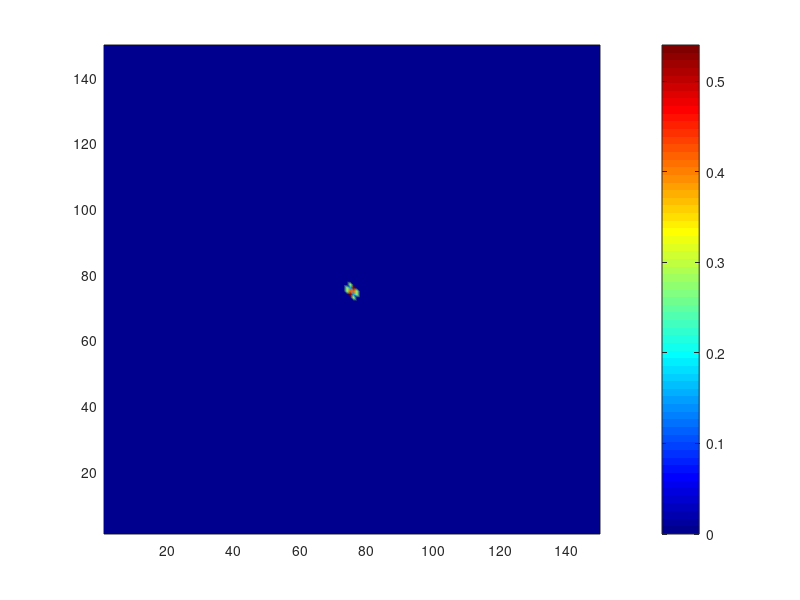

Source code (MATLAB): (Note: this script raises an error after producing the figure.)
%%%%%%%%%%%%%%%%%%%%%%%%%%%%%%%%%%%%%%%%%%%%%%%%%%%%%%%%%%%%%%%%%%%
% We attempt to simulate u_t = u_xx + e^2*u_yy + mu(x)f(u) using finite
% difference approximations.
%
% Solve: u_t = u_{xx} + epsilon^2*u_{yy} + mu(x)f(u)
% Approximation:
% u(t_i + t_delta, x) = u(t_i, x) + t_delta / h^2 [ \sum u(t_i, x + h_e) - 2nu(t_i, x) ]
%                       + t_delta * u(1-u)
%
% NOTES:
%       1. To animate, you may have to increase your JVM heap size
%          by going to Preferences > General > Java Heap Memory
%%%%%%%%%%%%%%%%%%%%%%%%%%%%%%%%%%%%%%%%%%%%%%%%%%%%%%%%%%%%%%%%%%%

clc; close all; clear;

% -----------------------------------------------------------------

COMPACT_SUPPORT = 0;
WEDGE           = 1;

MU_UNIFORM      = 0;
MU_PERIODIC     = 1;
MU_CUSTOM       = 2;

INITIAL_DATA_TYPE = COMPACT_SUPPORT;        % set to the type of initial condition
                                            % we want to simulate
MU_TYPE = MU_UNIFORM;

%%%%%%%%%%%%%%%%%%%%%%%%%%%%%%%%%%%%%%%%%%%%%%%%%%%%%%%%%%%%%%%%%%%
% Initialize parameters
%%%%%%%%%%%%%%%%%%%%%%%%%%%%%%%%%%%%%%%%%%%%%%%%%%%%%%%%%%%%%%%%%%%


% Simulation size parameters
d = 2;                  % working in R^2
n = 150;                % simulation grid size
h = 1;                  % mesh width

% We want t_delta \approx h^2 where n is the mesh size. This cancels out
% some ugly constant factors in the update equation.
t_delta = h^2;          % time increment
time = 120;              % number of steps to simulate. time * t_delta is the total "unit time"
f = zeros(n / h);       % growth rate
epsilon = 1;
gamma = 0.3;            % dampen the gradient

% Parameters for compactly supported initial condition.
v0 = 9E-1;              % some small nonzero intial value

% Parameters for wedge initial condition direction.
p = [100 100];                % specify the base point of our wedge
v = [1 1];                    % specify the vector which determines wedge direction
theta = 2*pi / 5;              % angle within which you want to set up the wedge

                              % expression for ``f`` in terms of u(I, J)
f_expr = '(mu(I, J) .* (u(I,J) .* (1 - u(I,J)) .* (u(I,J) - 1/4)))';
%f_expr = 'mu(I, J) .* (u(I, J) .* (1 - u(I, J)))';

mu_expr = '';                 % expression for the (i, j)th entry of mu
if MU_TYPE == MU_UNIFORM      % offer some sensible defaults for mu
  mu_expr = '1';
elseif MU_TYPE == MU_PERIODIC
  mu_expr = '1 + sin ( (pi / 4) * (i + j))';
elseif MU_TYPE == MU_CUSTOM
  mu_expr = 'TYPE_CUSTOM_EXPRESSION_HERE'
end

% Animation parameters
output_folder = 'output/';    % folder where animations are placed
rde_type      = 'bsn';
                              % type of RDE we are modeling, determiend by mu and f

%%%%%%%%%%%%%%%%%%%%%%%%%%%%%%%%%%%%%%%%%%%%%%%%%%%%%%%%%%%%%%%%%%%
% Initial conditions
%%%%%%%%%%%%%%%%%%%%%%%%%%%%%%%%%%%%%%%%%%%%%%%%%%%%%%%%%%%%%%%%%%%

N = n / h;              % mesh size
u = zeros(N);           % the matrix ``u`` will hold our simulated values for the solution
grad = 0 * u;           % we'll store the neighbor_average in this term
                        % TODO(ansh): rename to ``neighbors``
filename = '';

% Nonzero on a centered square.
if INITIAL_DATA_TYPE == COMPACT_SUPPORT
  filename = strcat(output_folder, sprintf('%s_compact_support_epsilon_%0.2f_v0_%.2f.gif',...
                                            rde_type, epsilon, v0));
  u(N/2, N/2) = v0; u(N/2 + 1, N/2) = v0; u(N/2, N/2 + 1) = v0; u(N/2 - 1, N/2 + 1) = v0;
end

if INITIAL_DATA_TYPE == WEDGE
  filename = strcat(output_folder, sprintf('%s_epsilon_%.2f_v_%d_%d_theta_%.2f_p_%d_%d.gif',...
                                            rde_type, v(1), v(2), theta, p(1), p(2)));
  tolerance = cos(theta);       % sepcify the degree around the vector which we want nonzero
  for i = -N:1:N
    for j = -N:1:N
      cos_ = ([i j] * v') / (norm([i j]) * norm(v));
      if tolerance <= cos_ && cos_ <= 1                   % make sure our [i j] are within the wedge
        i_p = i + p(1);
        j_p = j + p(2);
        if 1 <= i_p && i_p <= N && 1 <= j_p && j_p <= N
          u(i + p(1),j + p(2)) = v0;
        end
      end
    end
  end
end

%%%%%%%%%%%%%%%%%%%%%%%%%%%%%%%%%%%%%%%%%%%%%%%%%%%%%%%%%%%%%%%%%%%
% Run simulation
%%%%%%%%%%%%%%%%%%%%%%%%%%%%%%%%%%%%%%%%%%%%%%%%%%%%%%%%%%%%%%%%%%%

% Indices using which we can represent the "inner" terms of the matrix
I = 2:N-1; J = 2:N-1;

% TODO(ansh): add comment about how to control mu
mu = zeros(N);
for i = 1:N
  for j = 1:N
    mu(i, j) = eval(mu_expr);
  end
end

for step=1:time
  grad(I, J) = u(I, J - 1) + u(I, J + 1) + epsilon^2*u(I - 1, J) + epsilon^2*u(I + 1, J);
  u(I, J) = u(I, J) + gamma * (t_delta / h^2) * (grad(I, J) - 2*(epsilon^2 + 1)*u(I, J)) + t_delta*eval(f_expr);
  u(1, :) = u(2, :); u(N, :) = u(N-1, :); u(:, 1) = u(:, 2); u(:, N) = u(:, N-1);

  % normalize so that no value in the solution goes beyond 1
  for i = 1:N
    for j = 1:N
      if u(i, j) > 1
        u(i, j) = 1;
      end
    end
  end

  pcolor(u); shading interp;
  colorbar; colormap jet;
  drawnow;

  % Append the current frame to the animation
  frame = getframe(1);
  im = frame2im(frame);
  [A, map] = rgb2ind(im, 256);
  if step == 1
    imwrite(A, map, filename, 'gif', 'LoopCount', Inf, 'DelayTime', 0.1);
  else
    imwrite(A, map, filename, 'gif', 'WriteMode', 'append', 'DelayTime', 0.1);
  end
end

surf(u);
shading interp; colormap jet;
view([-25 70]);
